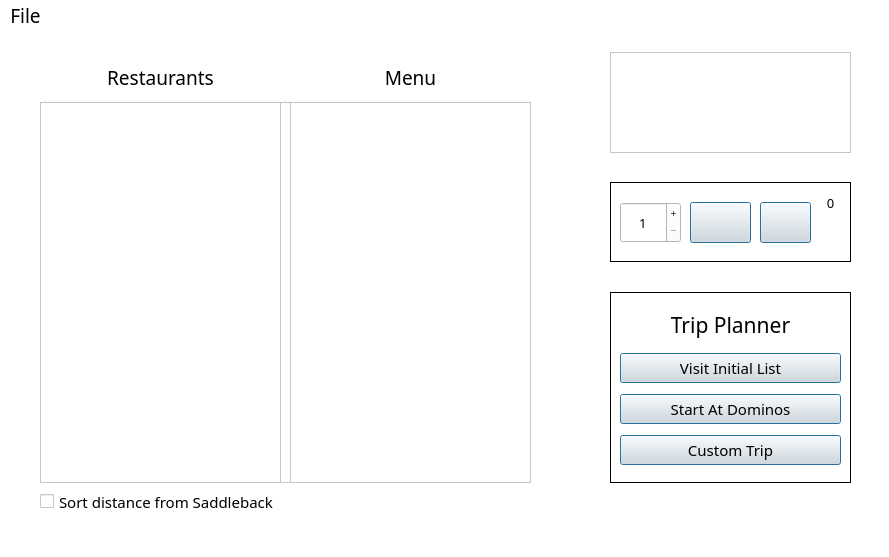
<?xml version="1.0" encoding="UTF-8"?>
<ui version="4.0">
 <class>MainWindow</class>
 <widget class="QMainWindow" name="MainWindow">
  <property name="geometry">
   <rect>
    <x>0</x>
    <y>0</y>
    <width>889</width>
    <height>557</height>
   </rect>
  </property>
  <property name="palette">
   <palette>
    <active>
     <colorrole role="WindowText">
      <brush brushstyle="SolidPattern">
       <color alpha="255">
        <red>0</red>
        <green>0</green>
        <blue>0</blue>
       </color>
      </brush>
     </colorrole>
     <colorrole role="Button">
      <brush brushstyle="SolidPattern">
       <color alpha="255">
        <red>255</red>
        <green>255</green>
        <blue>255</blue>
       </color>
      </brush>
     </colorrole>
     <colorrole role="Text">
      <brush brushstyle="SolidPattern">
       <color alpha="255">
        <red>0</red>
        <green>0</green>
        <blue>0</blue>
       </color>
      </brush>
     </colorrole>
     <colorrole role="ButtonText">
      <brush brushstyle="SolidPattern">
       <color alpha="255">
        <red>0</red>
        <green>0</green>
        <blue>0</blue>
       </color>
      </brush>
     </colorrole>
     <colorrole role="Base">
      <brush brushstyle="SolidPattern">
       <color alpha="255">
        <red>255</red>
        <green>255</green>
        <blue>255</blue>
       </color>
      </brush>
     </colorrole>
     <colorrole role="Window">
      <brush brushstyle="SolidPattern">
       <color alpha="255">
        <red>255</red>
        <green>255</green>
        <blue>255</blue>
       </color>
      </brush>
     </colorrole>
     <colorrole role="PlaceholderText">
      <brush brushstyle="SolidPattern">
       <color alpha="255">
        <red>0</red>
        <green>0</green>
        <blue>0</blue>
       </color>
      </brush>
     </colorrole>
    </active>
    <inactive>
     <colorrole role="WindowText">
      <brush brushstyle="SolidPattern">
       <color alpha="255">
        <red>0</red>
        <green>0</green>
        <blue>0</blue>
       </color>
      </brush>
     </colorrole>
     <colorrole role="Button">
      <brush brushstyle="SolidPattern">
       <color alpha="255">
        <red>255</red>
        <green>255</green>
        <blue>255</blue>
       </color>
      </brush>
     </colorrole>
     <colorrole role="Text">
      <brush brushstyle="SolidPattern">
       <color alpha="255">
        <red>0</red>
        <green>0</green>
        <blue>0</blue>
       </color>
      </brush>
     </colorrole>
     <colorrole role="ButtonText">
      <brush brushstyle="SolidPattern">
       <color alpha="255">
        <red>0</red>
        <green>0</green>
        <blue>0</blue>
       </color>
      </brush>
     </colorrole>
     <colorrole role="Base">
      <brush brushstyle="SolidPattern">
       <color alpha="255">
        <red>255</red>
        <green>255</green>
        <blue>255</blue>
       </color>
      </brush>
     </colorrole>
     <colorrole role="Window">
      <brush brushstyle="SolidPattern">
       <color alpha="255">
        <red>255</red>
        <green>255</green>
        <blue>255</blue>
       </color>
      </brush>
     </colorrole>
     <colorrole role="PlaceholderText">
      <brush brushstyle="SolidPattern">
       <color alpha="255">
        <red>0</red>
        <green>0</green>
        <blue>0</blue>
       </color>
      </brush>
     </colorrole>
    </inactive>
    <disabled>
     <colorrole role="WindowText">
      <brush brushstyle="SolidPattern">
       <color alpha="255">
        <red>0</red>
        <green>0</green>
        <blue>0</blue>
       </color>
      </brush>
     </colorrole>
     <colorrole role="Button">
      <brush brushstyle="SolidPattern">
       <color alpha="255">
        <red>255</red>
        <green>255</green>
        <blue>255</blue>
       </color>
      </brush>
     </colorrole>
     <colorrole role="Text">
      <brush brushstyle="SolidPattern">
       <color alpha="255">
        <red>0</red>
        <green>0</green>
        <blue>0</blue>
       </color>
      </brush>
     </colorrole>
     <colorrole role="ButtonText">
      <brush brushstyle="SolidPattern">
       <color alpha="255">
        <red>0</red>
        <green>0</green>
        <blue>0</blue>
       </color>
      </brush>
     </colorrole>
     <colorrole role="Base">
      <brush brushstyle="SolidPattern">
       <color alpha="255">
        <red>255</red>
        <green>255</green>
        <blue>255</blue>
       </color>
      </brush>
     </colorrole>
     <colorrole role="Window">
      <brush brushstyle="SolidPattern">
       <color alpha="255">
        <red>255</red>
        <green>255</green>
        <blue>255</blue>
       </color>
      </brush>
     </colorrole>
     <colorrole role="PlaceholderText">
      <brush brushstyle="SolidPattern">
       <color alpha="255">
        <red>0</red>
        <green>0</green>
        <blue>0</blue>
       </color>
      </brush>
     </colorrole>
    </disabled>
   </palette>
  </property>
  <property name="font">
   <font>
    <pointsize>14</pointsize>
   </font>
  </property>
  <property name="windowTitle">
   <string>Saddleback Eats</string>
  </property>
  <property name="windowIcon">
   <iconset resource="UIGraphics.qrc">
    <normaloff>:/rec/resources/SE_logo_mini.png</normaloff>:/rec/resources/SE_logo_mini.png</iconset>
  </property>
  <property name="styleSheet">
   <string notr="true">background-color: rgb(255, 255, 255);
color: rgb(0, 0, 0);</string>
  </property>
  <property name="iconSize">
   <size>
    <width>24</width>
    <height>24</height>
   </size>
  </property>
  <widget class="QWidget" name="centralwidget">
   <property name="autoFillBackground">
    <bool>false</bool>
   </property>
   <property name="styleSheet">
    <string notr="true"/>
   </property>
   <widget class="QCheckBox" name="checkBox">
    <property name="geometry">
     <rect>
      <x>40</x>
      <y>460</y>
      <width>281</width>
      <height>19</height>
     </rect>
    </property>
    <property name="palette">
     <palette>
      <active>
       <colorrole role="WindowText">
        <brush brushstyle="SolidPattern">
         <color alpha="255">
          <red>0</red>
          <green>0</green>
          <blue>0</blue>
         </color>
        </brush>
       </colorrole>
       <colorrole role="Button">
        <brush brushstyle="SolidPattern">
         <color alpha="255">
          <red>255</red>
          <green>255</green>
          <blue>255</blue>
         </color>
        </brush>
       </colorrole>
       <colorrole role="Light">
        <brush brushstyle="SolidPattern">
         <color alpha="255">
          <red>255</red>
          <green>255</green>
          <blue>255</blue>
         </color>
        </brush>
       </colorrole>
       <colorrole role="Text">
        <brush brushstyle="SolidPattern">
         <color alpha="255">
          <red>0</red>
          <green>0</green>
          <blue>0</blue>
         </color>
        </brush>
       </colorrole>
       <colorrole role="ButtonText">
        <brush brushstyle="SolidPattern">
         <color alpha="255">
          <red>0</red>
          <green>0</green>
          <blue>0</blue>
         </color>
        </brush>
       </colorrole>
       <colorrole role="Base">
        <brush brushstyle="SolidPattern">
         <color alpha="255">
          <red>255</red>
          <green>255</green>
          <blue>255</blue>
         </color>
        </brush>
       </colorrole>
       <colorrole role="Window">
        <brush brushstyle="SolidPattern">
         <color alpha="255">
          <red>255</red>
          <green>255</green>
          <blue>255</blue>
         </color>
        </brush>
       </colorrole>
       <colorrole role="Highlight">
        <brush brushstyle="SolidPattern">
         <color alpha="255">
          <red>159</red>
          <green>11</green>
          <blue>25</blue>
         </color>
        </brush>
       </colorrole>
       <colorrole role="HighlightedText">
        <brush brushstyle="SolidPattern">
         <color alpha="255">
          <red>159</red>
          <green>11</green>
          <blue>25</blue>
         </color>
        </brush>
       </colorrole>
       <colorrole role="PlaceholderText">
        <brush brushstyle="SolidPattern">
         <color alpha="255">
          <red>0</red>
          <green>0</green>
          <blue>0</blue>
         </color>
        </brush>
       </colorrole>
      </active>
      <inactive>
       <colorrole role="WindowText">
        <brush brushstyle="SolidPattern">
         <color alpha="255">
          <red>0</red>
          <green>0</green>
          <blue>0</blue>
         </color>
        </brush>
       </colorrole>
       <colorrole role="Button">
        <brush brushstyle="SolidPattern">
         <color alpha="255">
          <red>255</red>
          <green>255</green>
          <blue>255</blue>
         </color>
        </brush>
       </colorrole>
       <colorrole role="Light">
        <brush brushstyle="SolidPattern">
         <color alpha="255">
          <red>255</red>
          <green>255</green>
          <blue>255</blue>
         </color>
        </brush>
       </colorrole>
       <colorrole role="Text">
        <brush brushstyle="SolidPattern">
         <color alpha="255">
          <red>0</red>
          <green>0</green>
          <blue>0</blue>
         </color>
        </brush>
       </colorrole>
       <colorrole role="ButtonText">
        <brush brushstyle="SolidPattern">
         <color alpha="255">
          <red>0</red>
          <green>0</green>
          <blue>0</blue>
         </color>
        </brush>
       </colorrole>
       <colorrole role="Base">
        <brush brushstyle="SolidPattern">
         <color alpha="255">
          <red>255</red>
          <green>255</green>
          <blue>255</blue>
         </color>
        </brush>
       </colorrole>
       <colorrole role="Window">
        <brush brushstyle="SolidPattern">
         <color alpha="255">
          <red>255</red>
          <green>255</green>
          <blue>255</blue>
         </color>
        </brush>
       </colorrole>
       <colorrole role="Highlight">
        <brush brushstyle="SolidPattern">
         <color alpha="255">
          <red>159</red>
          <green>11</green>
          <blue>25</blue>
         </color>
        </brush>
       </colorrole>
       <colorrole role="HighlightedText">
        <brush brushstyle="SolidPattern">
         <color alpha="255">
          <red>159</red>
          <green>11</green>
          <blue>25</blue>
         </color>
        </brush>
       </colorrole>
       <colorrole role="PlaceholderText">
        <brush brushstyle="SolidPattern">
         <color alpha="255">
          <red>0</red>
          <green>0</green>
          <blue>0</blue>
         </color>
        </brush>
       </colorrole>
      </inactive>
      <disabled>
       <colorrole role="WindowText">
        <brush brushstyle="SolidPattern">
         <color alpha="255">
          <red>0</red>
          <green>0</green>
          <blue>0</blue>
         </color>
        </brush>
       </colorrole>
       <colorrole role="Button">
        <brush brushstyle="SolidPattern">
         <color alpha="255">
          <red>255</red>
          <green>255</green>
          <blue>255</blue>
         </color>
        </brush>
       </colorrole>
       <colorrole role="Light">
        <brush brushstyle="SolidPattern">
         <color alpha="255">
          <red>255</red>
          <green>255</green>
          <blue>255</blue>
         </color>
        </brush>
       </colorrole>
       <colorrole role="Text">
        <brush brushstyle="SolidPattern">
         <color alpha="255">
          <red>0</red>
          <green>0</green>
          <blue>0</blue>
         </color>
        </brush>
       </colorrole>
       <colorrole role="ButtonText">
        <brush brushstyle="SolidPattern">
         <color alpha="255">
          <red>0</red>
          <green>0</green>
          <blue>0</blue>
         </color>
        </brush>
       </colorrole>
       <colorrole role="Base">
        <brush brushstyle="SolidPattern">
         <color alpha="255">
          <red>255</red>
          <green>255</green>
          <blue>255</blue>
         </color>
        </brush>
       </colorrole>
       <colorrole role="Window">
        <brush brushstyle="SolidPattern">
         <color alpha="255">
          <red>255</red>
          <green>255</green>
          <blue>255</blue>
         </color>
        </brush>
       </colorrole>
       <colorrole role="Highlight">
        <brush brushstyle="SolidPattern">
         <color alpha="255">
          <red>159</red>
          <green>11</green>
          <blue>25</blue>
         </color>
        </brush>
       </colorrole>
       <colorrole role="HighlightedText">
        <brush brushstyle="SolidPattern">
         <color alpha="255">
          <red>159</red>
          <green>11</green>
          <blue>25</blue>
         </color>
        </brush>
       </colorrole>
       <colorrole role="PlaceholderText">
        <brush brushstyle="SolidPattern">
         <color alpha="255">
          <red>0</red>
          <green>0</green>
          <blue>0</blue>
         </color>
        </brush>
       </colorrole>
      </disabled>
     </palette>
    </property>
    <property name="font">
     <font>
      <family>Bahnschrift</family>
      <pointsize>11</pointsize>
     </font>
    </property>
    <property name="styleSheet">
     <string notr="true">color: rgb(0, 0, 0);
background-color: rgb(255, 255, 255);
selection-background-color: rgb(159, 11, 25);
selection-color: rgb(159, 11, 25);
</string>
    </property>
    <property name="text">
     <string>Sort distance from Saddleback</string>
    </property>
   </widget>
   <widget class="QFrame" name="frame">
    <property name="geometry">
     <rect>
      <x>40</x>
      <y>70</y>
      <width>491</width>
      <height>381</height>
     </rect>
    </property>
    <property name="frameShape">
     <enum>QFrame::StyledPanel</enum>
    </property>
    <property name="frameShadow">
     <enum>QFrame::Raised</enum>
    </property>
    <widget class="QTableView" name="rest_tableView">
     <property name="geometry">
      <rect>
       <x>0</x>
       <y>0</y>
       <width>241</width>
       <height>381</height>
      </rect>
     </property>
     <property name="sizePolicy">
      <sizepolicy hsizetype="Preferred" vsizetype="Preferred">
       <horstretch>0</horstretch>
       <verstretch>0</verstretch>
      </sizepolicy>
     </property>
     <property name="font">
      <font>
       <family>Bahnschrift</family>
       <pointsize>11</pointsize>
      </font>
     </property>
     <property name="focusPolicy">
      <enum>Qt::NoFocus</enum>
     </property>
     <property name="styleSheet">
      <string notr="true">background-color: rgb(255, 255, 255);
color: rgb(0, 0, 0);
alternate-background-color: rgb(225, 225, 225);
selection-background-color: rgb(159, 11, 25);
selection-color: rgb(0, 0, 0);</string>
     </property>
     <property name="horizontalScrollBarPolicy">
      <enum>Qt::ScrollBarAlwaysOff</enum>
     </property>
     <property name="sizeAdjustPolicy">
      <enum>QAbstractScrollArea::AdjustToContents</enum>
     </property>
     <property name="autoScroll">
      <bool>false</bool>
     </property>
     <property name="autoScrollMargin">
      <number>5</number>
     </property>
     <property name="dragDropOverwriteMode">
      <bool>false</bool>
     </property>
     <property name="alternatingRowColors">
      <bool>true</bool>
     </property>
     <property name="selectionMode">
      <enum>QAbstractItemView::SingleSelection</enum>
     </property>
     <property name="selectionBehavior">
      <enum>QAbstractItemView::SelectRows</enum>
     </property>
     <property name="showGrid">
      <bool>false</bool>
     </property>
     <property name="gridStyle">
      <enum>Qt::SolidLine</enum>
     </property>
     <property name="sortingEnabled">
      <bool>false</bool>
     </property>
     <attribute name="horizontalHeaderVisible">
      <bool>false</bool>
     </attribute>
     <attribute name="horizontalHeaderMinimumSectionSize">
      <number>50</number>
     </attribute>
     <attribute name="horizontalHeaderDefaultSectionSize">
      <number>200</number>
     </attribute>
     <attribute name="verticalHeaderVisible">
      <bool>false</bool>
     </attribute>
     <attribute name="verticalHeaderHighlightSections">
      <bool>true</bool>
     </attribute>
    </widget>
    <widget class="QTableView" name="menu_tableView">
     <property name="geometry">
      <rect>
       <x>250</x>
       <y>0</y>
       <width>241</width>
       <height>381</height>
      </rect>
     </property>
     <property name="font">
      <font>
       <family>Bahnschrift</family>
       <pointsize>11</pointsize>
      </font>
     </property>
     <property name="focusPolicy">
      <enum>Qt::NoFocus</enum>
     </property>
     <property name="styleSheet">
      <string notr="true">background-color: rgb(255, 255, 255);
color: rgb(0, 0, 0);
alternate-background-color: rgb(225, 225, 225);
selection-background-color: rgb(159, 11, 25);
selection-color: rgb(0, 0, 0);
</string>
     </property>
     <property name="horizontalScrollBarPolicy">
      <enum>Qt::ScrollBarAlwaysOff</enum>
     </property>
     <property name="sizeAdjustPolicy">
      <enum>QAbstractScrollArea::AdjustToContents</enum>
     </property>
     <property name="autoScroll">
      <bool>false</bool>
     </property>
     <property name="autoScrollMargin">
      <number>5</number>
     </property>
     <property name="dragDropOverwriteMode">
      <bool>false</bool>
     </property>
     <property name="alternatingRowColors">
      <bool>true</bool>
     </property>
     <property name="selectionMode">
      <enum>QAbstractItemView::SingleSelection</enum>
     </property>
     <property name="selectionBehavior">
      <enum>QAbstractItemView::SelectRows</enum>
     </property>
     <property name="showGrid">
      <bool>false</bool>
     </property>
     <attribute name="horizontalHeaderVisible">
      <bool>false</bool>
     </attribute>
     <attribute name="horizontalHeaderMinimumSectionSize">
      <number>50</number>
     </attribute>
     <attribute name="horizontalHeaderDefaultSectionSize">
      <number>200</number>
     </attribute>
     <attribute name="verticalHeaderVisible">
      <bool>false</bool>
     </attribute>
    </widget>
   </widget>
   <widget class="QFrame" name="frame_2">
    <property name="geometry">
     <rect>
      <x>610</x>
      <y>20</y>
      <width>241</width>
      <height>101</height>
     </rect>
    </property>
    <property name="styleSheet">
     <string notr="true">image: url(:/rec/resources/SE_1-removebg.png);</string>
    </property>
    <property name="frameShape">
     <enum>QFrame::StyledPanel</enum>
    </property>
    <property name="frameShadow">
     <enum>QFrame::Raised</enum>
    </property>
   </widget>
   <widget class="QFrame" name="frame_3">
    <property name="geometry">
     <rect>
      <x>40</x>
      <y>20</y>
      <width>491</width>
      <height>41</height>
     </rect>
    </property>
    <property name="frameShape">
     <enum>QFrame::NoFrame</enum>
    </property>
    <property name="frameShadow">
     <enum>QFrame::Raised</enum>
    </property>
    <widget class="QLabel" name="label_2">
     <property name="geometry">
      <rect>
       <x>250</x>
       <y>10</y>
       <width>241</width>
       <height>31</height>
      </rect>
     </property>
     <property name="font">
      <font>
       <family>Bahnschrift</family>
       <pointsize>14</pointsize>
      </font>
     </property>
     <property name="styleSheet">
      <string notr="true">background-color: rgb(255, 255, 255);
color: rgb(0, 0, 0);</string>
     </property>
     <property name="text">
      <string>Menu</string>
     </property>
     <property name="alignment">
      <set>Qt::AlignCenter</set>
     </property>
    </widget>
    <widget class="QLabel" name="label">
     <property name="geometry">
      <rect>
       <x>0</x>
       <y>10</y>
       <width>241</width>
       <height>31</height>
      </rect>
     </property>
     <property name="font">
      <font>
       <family>Bahnschrift</family>
       <pointsize>14</pointsize>
      </font>
     </property>
     <property name="styleSheet">
      <string notr="true">background-color: rgb(255, 255, 255);
color: rgb(0, 0, 0);</string>
     </property>
     <property name="text">
      <string>Restaurants</string>
     </property>
     <property name="alignment">
      <set>Qt::AlignCenter</set>
     </property>
    </widget>
   </widget>
   <widget class="QFrame" name="frame_4">
    <property name="geometry">
     <rect>
      <x>610</x>
      <y>260</y>
      <width>241</width>
      <height>191</height>
     </rect>
    </property>
    <property name="styleSheet">
     <string notr="true">background-color: rgb(255, 255, 255);
color: rgb(0, 0, 0);</string>
    </property>
    <property name="frameShape">
     <enum>QFrame::Panel</enum>
    </property>
    <property name="frameShadow">
     <enum>QFrame::Plain</enum>
    </property>
    <widget class="QWidget" name="verticalLayoutWidget">
     <property name="geometry">
      <rect>
       <x>10</x>
       <y>10</y>
       <width>221</width>
       <height>171</height>
      </rect>
     </property>
     <layout class="QVBoxLayout" name="verticalLayout">
      <item>
       <widget class="QLabel" name="label_3">
        <property name="maximumSize">
         <size>
          <width>16777215</width>
          <height>35</height>
         </size>
        </property>
        <property name="font">
         <font>
          <family>Bahnschrift</family>
          <pointsize>16</pointsize>
          <weight>50</weight>
          <bold>false</bold>
         </font>
        </property>
        <property name="styleSheet">
         <string notr="true">background-color: rgb(255, 255, 255);
color: rgb(0, 0, 0);</string>
        </property>
        <property name="text">
         <string>Trip Planner</string>
        </property>
        <property name="alignment">
         <set>Qt::AlignCenter</set>
        </property>
       </widget>
      </item>
      <item>
       <widget class="QPushButton" name="pushButton">
        <property name="maximumSize">
         <size>
          <width>16777215</width>
          <height>30</height>
         </size>
        </property>
        <property name="font">
         <font>
          <family>Bahnschrift</family>
          <pointsize>11</pointsize>
          <weight>50</weight>
          <bold>false</bold>
         </font>
        </property>
        <property name="styleSheet">
         <string notr="true">background-color: rgb(225, 225, 225);
color: rgb(0, 0, 0);</string>
        </property>
        <property name="text">
         <string>Visit Initial List</string>
        </property>
        <property name="autoDefault">
         <bool>true</bool>
        </property>
        <property name="default">
         <bool>true</bool>
        </property>
        <property name="flat">
         <bool>false</bool>
        </property>
       </widget>
      </item>
      <item>
       <widget class="QPushButton" name="pushButton_2">
        <property name="maximumSize">
         <size>
          <width>16777215</width>
          <height>30</height>
         </size>
        </property>
        <property name="font">
         <font>
          <family>Bahnschrift</family>
          <pointsize>11</pointsize>
          <weight>50</weight>
          <bold>false</bold>
         </font>
        </property>
        <property name="styleSheet">
         <string notr="true">background-color: rgb(225, 225, 225);
color: rgb(0, 0, 0);</string>
        </property>
        <property name="text">
         <string>Start At Dominos</string>
        </property>
        <property name="autoDefault">
         <bool>true</bool>
        </property>
        <property name="default">
         <bool>true</bool>
        </property>
        <property name="flat">
         <bool>false</bool>
        </property>
       </widget>
      </item>
      <item>
       <widget class="QPushButton" name="pushButton_3">
        <property name="maximumSize">
         <size>
          <width>16777215</width>
          <height>30</height>
         </size>
        </property>
        <property name="font">
         <font>
          <family>Bahnschrift</family>
          <pointsize>11</pointsize>
          <weight>50</weight>
          <bold>false</bold>
         </font>
        </property>
        <property name="styleSheet">
         <string notr="true">background-color: rgb(225, 225, 225);
color: rgb(0, 0, 0);</string>
        </property>
        <property name="text">
         <string>Custom Trip</string>
        </property>
        <property name="autoDefault">
         <bool>true</bool>
        </property>
        <property name="default">
         <bool>true</bool>
        </property>
        <property name="flat">
         <bool>false</bool>
        </property>
       </widget>
      </item>
     </layout>
    </widget>
   </widget>
   <widget class="QFrame" name="frame_5">
    <property name="geometry">
     <rect>
      <x>610</x>
      <y>150</y>
      <width>241</width>
      <height>80</height>
     </rect>
    </property>
    <property name="styleSheet">
     <string notr="true">background-color: rgb(255, 255, 255);
color: rgb(0, 0, 0);</string>
    </property>
    <property name="frameShape">
     <enum>QFrame::Panel</enum>
    </property>
    <property name="frameShadow">
     <enum>QFrame::Plain</enum>
    </property>
    <widget class="QSpinBox" name="spinBox">
     <property name="geometry">
      <rect>
       <x>10</x>
       <y>20</y>
       <width>61</width>
       <height>41</height>
      </rect>
     </property>
     <property name="font">
      <font>
       <family>Bahnschrift</family>
       <pointsize>10</pointsize>
      </font>
     </property>
     <property name="focusPolicy">
      <enum>Qt::WheelFocus</enum>
     </property>
     <property name="styleSheet">
      <string notr="true">background-color: rgb(255, 255, 255);
selection-background-color: rgb(159, 11, 25);
selection-color: rgb(0, 0, 0);
selection-background-color: rgb(225, 225, 225);
</string>
     </property>
     <property name="frame">
      <bool>true</bool>
     </property>
     <property name="alignment">
      <set>Qt::AlignCenter</set>
     </property>
     <property name="readOnly">
      <bool>false</bool>
     </property>
     <property name="buttonSymbols">
      <enum>QAbstractSpinBox::PlusMinus</enum>
     </property>
     <property name="correctionMode">
      <enum>QAbstractSpinBox::CorrectToNearestValue</enum>
     </property>
     <property name="keyboardTracking">
      <bool>true</bool>
     </property>
     <property name="showGroupSeparator" stdset="0">
      <bool>false</bool>
     </property>
     <property name="minimum">
      <number>1</number>
     </property>
     <property name="maximum">
      <number>100</number>
     </property>
     <property name="value">
      <number>1</number>
     </property>
    </widget>
    <widget class="QPushButton" name="pushButton_4">
     <property name="geometry">
      <rect>
       <x>80</x>
       <y>20</y>
       <width>61</width>
       <height>41</height>
      </rect>
     </property>
     <property name="styleSheet">
      <string notr="true">background-color: rgb(225, 225, 225);
color: rgb(0, 0, 0);
</string>
     </property>
     <property name="text">
      <string/>
     </property>
     <property name="icon">
      <iconset resource="UIGraphics.qrc">
       <normaloff>:/rec/resources/addToCart-removebg-.png</normaloff>:/rec/resources/addToCart-removebg-.png</iconset>
     </property>
     <property name="iconSize">
      <size>
       <width>30</width>
       <height>30</height>
      </size>
     </property>
     <property name="autoDefault">
      <bool>true</bool>
     </property>
     <property name="default">
      <bool>true</bool>
     </property>
    </widget>
    <widget class="QPushButton" name="cartButton">
     <property name="geometry">
      <rect>
       <x>150</x>
       <y>20</y>
       <width>51</width>
       <height>41</height>
      </rect>
     </property>
     <property name="styleSheet">
      <string notr="true">background-color: rgb(225, 225, 225);
color: rgb(0, 0, 0);
</string>
     </property>
     <property name="text">
      <string/>
     </property>
     <property name="icon">
      <iconset resource="UIGraphics.qrc">
       <normaloff>:/rec/resources/shopping-cart-icon-SE-color-removebg.png</normaloff>:/rec/resources/shopping-cart-icon-SE-color-removebg.png</iconset>
     </property>
     <property name="autoDefault">
      <bool>true</bool>
     </property>
     <property name="default">
      <bool>true</bool>
     </property>
    </widget>
    <widget class="QLabel" name="cartQuantity">
     <property name="geometry">
      <rect>
       <x>200</x>
       <y>0</y>
       <width>41</width>
       <height>41</height>
      </rect>
     </property>
     <property name="font">
      <font>
       <family>Bahnschrift</family>
       <pointsize>10</pointsize>
      </font>
     </property>
     <property name="styleSheet">
      <string notr="true">background: none;</string>
     </property>
     <property name="text">
      <string>0</string>
     </property>
     <property name="alignment">
      <set>Qt::AlignCenter</set>
     </property>
    </widget>
    <widget class="QFrame" name="frame_7">
     <property name="geometry">
      <rect>
       <x>200</x>
       <y>0</y>
       <width>41</width>
       <height>41</height>
      </rect>
     </property>
     <property name="font">
      <font>
       <family>Bahnschrift</family>
      </font>
     </property>
     <property name="styleSheet">
      <string notr="true">background: none;
image: url(:/rec/resources/bubble-icon-removebg.png);</string>
     </property>
     <property name="frameShape">
      <enum>QFrame::NoFrame</enum>
     </property>
     <property name="frameShadow">
      <enum>QFrame::Plain</enum>
     </property>
    </widget>
   </widget>
  </widget>
  <widget class="QMenuBar" name="menubar">
   <property name="geometry">
    <rect>
     <x>0</x>
     <y>0</y>
     <width>889</width>
     <height>28</height>
    </rect>
   </property>
   <property name="font">
    <font>
     <family>Bahnschrift</family>
     <pointsize>14</pointsize>
    </font>
   </property>
   <property name="contextMenuPolicy">
    <enum>Qt::DefaultContextMenu</enum>
   </property>
   <property name="styleSheet">
    <string notr="true">selection-background-color: rgb(170, 0, 0);
background-color: rgb(255, 255, 255);</string>
   </property>
   <property name="defaultUp">
    <bool>false</bool>
   </property>
   <property name="nativeMenuBar">
    <bool>true</bool>
   </property>
   <widget class="QMenu" name="menuMenu">
    <property name="geometry">
     <rect>
      <x>2031</x>
      <y>117</y>
      <width>168</width>
      <height>157</height>
     </rect>
    </property>
    <property name="font">
     <font>
      <family>Bahnschrift</family>
      <pointsize>14</pointsize>
     </font>
    </property>
    <property name="styleSheet">
     <string notr="true"/>
    </property>
    <property name="title">
     <string>File</string>
    </property>
    <property name="icon">
     <iconset resource="UIGraphics.qrc">
      <normaloff>:/rec/resources/menu_icon-removebg.png</normaloff>:/rec/resources/menu_icon-removebg.png</iconset>
    </property>
    <addaction name="actionRestaurants"/>
    <addaction name="actionCheckout"/>
    <addaction name="separator"/>
    <addaction name="actionLogin"/>
   </widget>
   <addaction name="menuMenu"/>
  </widget>
  <widget class="QStatusBar" name="statusbar"/>
  <action name="actionRestaurants">
   <property name="text">
    <string>Restaurants</string>
   </property>
   <property name="font">
    <font>
     <family>Bahnschrift</family>
     <pointsize>14</pointsize>
     <underline>false</underline>
    </font>
   </property>
  </action>
  <action name="actionCheckout">
   <property name="text">
    <string>Checkout</string>
   </property>
   <property name="font">
    <font>
     <family>Bahnschrift</family>
     <pointsize>14</pointsize>
    </font>
   </property>
  </action>
  <action name="actionLogin">
   <property name="text">
    <string>Login</string>
   </property>
   <property name="font">
    <font>
     <family>Bahnschrift</family>
     <pointsize>14</pointsize>
    </font>
   </property>
  </action>
 </widget>
 <resources>
  <include location="UIGraphics.qrc"/>
 </resources>
 <connections/>
</ui>
